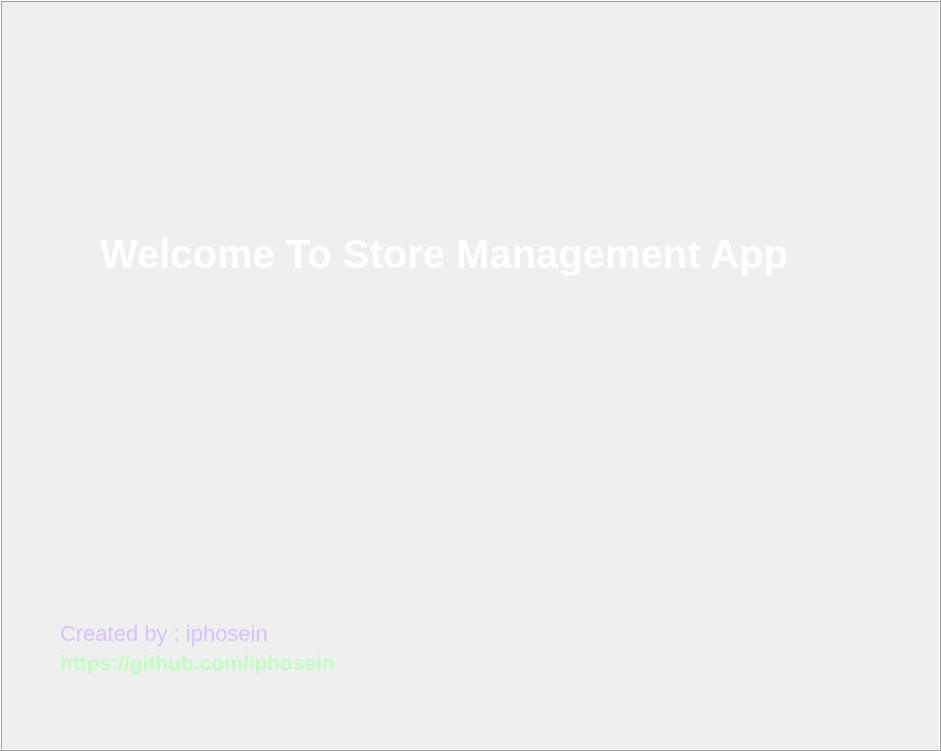
<?xml version="1.0" encoding="UTF-8"?>
<ui version="4.0">
 <class>Dialog</class>
 <widget class="QDialog" name="Dialog">
  <property name="geometry">
   <rect>
    <x>0</x>
    <y>0</y>
    <width>941</width>
    <height>751</height>
   </rect>
  </property>
  <property name="windowTitle">
   <string>Dialog</string>
  </property>
  <widget class="QLabel" name="label_2">
   <property name="geometry">
    <rect>
     <x>0</x>
     <y>0</y>
     <width>941</width>
     <height>751</height>
    </rect>
   </property>
   <property name="autoFillBackground">
    <bool>false</bool>
   </property>
   <property name="styleSheet">
    <string notr="true">#QLabel {
    background: qlineargradient(
        spread:pad,
        x1:0, y1:0,
        x2:1, y2:0,
        stop:0   hsla(256, 100%, 35%, 1),
        stop:0.50 hsla(277, 84%, 32%, 1),
        stop:1   hsla(261, 98%, 23%, 1)
    );
}
QLabel {
    background: qlineargradient(
        x1: 0, y1: 0, x2: 1, y2: 0,
        stop: 0 #2a1f4d,
        stop: 0.4 #3d2b6b,
        stop: 1 #1e1b2e
    );
}</string>
   </property>
   <property name="frameShape">
    <enum>QFrame::Box</enum>
   </property>
   <property name="frameShadow">
    <enum>QFrame::Raised</enum>
   </property>
   <property name="text">
    <string/>
   </property>
  </widget>
  <widget class="QLabel" name="label">
   <property name="geometry">
    <rect>
     <x>100</x>
     <y>230</y>
     <width>732</width>
     <height>48</height>
    </rect>
   </property>
   <property name="font">
    <font>
     <pointsize>-1</pointsize>
     <weight>75</weight>
     <italic>false</italic>
     <bold>true</bold>
    </font>
   </property>
   <property name="styleSheet">
    <string notr="true">QLabel {
    color: #ffffff;
    background: transparent;
    font-weight: bold;
    font-size: 40px;
}</string>
   </property>
   <property name="text">
    <string>Welcome To Store Management App</string>
   </property>
  </widget>
  <widget class="QLabel" name="label_3">
   <property name="geometry">
    <rect>
     <x>60</x>
     <y>620</y>
     <width>208</width>
     <height>27</height>
    </rect>
   </property>
   <property name="font">
    <font>
     <pointsize>-1</pointsize>
    </font>
   </property>
   <property name="styleSheet">
    <string notr="true">QLabel {
    color: #d8bfff;
    font-size: 22px;
    background: transparent;
}</string>
   </property>
   <property name="text">
    <string>Created by : iphosein</string>
   </property>
  </widget>
  <widget class="QLabel" name="label_5">
   <property name="geometry">
    <rect>
     <x>60</x>
     <y>650</y>
     <width>304</width>
     <height>25</height>
    </rect>
   </property>
   <property name="font">
    <font>
     <pointsize>16</pointsize>
     <weight>75</weight>
     <bold>true</bold>
    </font>
   </property>
   <property name="styleSheet">
    <string notr="true">QLabel {
    color: #bfffbf;
    font-weight: 600;
    background: transparent;
}

QLabel:hover {
    color: #ffffff;
    text-decoration: underline;
}</string>
   </property>
   <property name="text">
    <string>https://github.com/iphosein</string>
   </property>
  </widget>
 </widget>
 <resources/>
 <connections/>
</ui>
